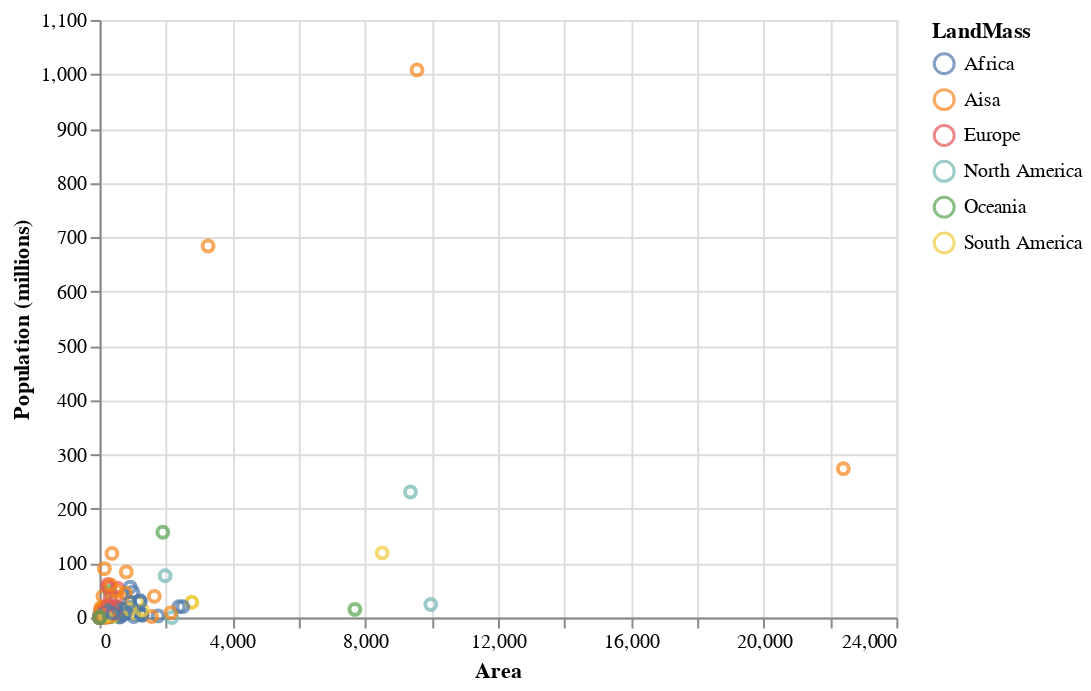

Write notebook code for a chart like this one.
### Code cell
brush = alt.selection_interval()

popPointsChart = alt.Chart(dataset).mark_point().encode(
    x ='Area',
    y ='Population (millions)',
    color = alt.condition(brush, 'LandMass', alt.value('lightgray')),
    tooltip = ['Country','LandMass','Area','Population (millions)']
).add_selection(
    brush
)

popPointsChart

### Figure 1 — Vega-Lite specification as saved in the notebook (floating-point values rounded to 4 significant figures; data arrays with more than 128 entries replaced by an {"elided": "..."} marker saying what was removed)
{"config": {"view": {"continuousWidth": 400, "continuousHeight": 300}}, "data": {"name": "data-597e2482e91f6c85ab048bb39976451d"}, "mark": "point", "encoding": {"color": {"condition": {"type": "nominal", "field": "LandMass", "selection": "selector019"}, "value": "lightgray"}, "tooltip": [{"type": "nominal", "field": "Country"}, {"type": "nominal", "field": "LandMass"}, {"type": "quantitative", "field": "Area"}, {"type": "quantitative", "field": "Population (millions)"}], "x": {"type": "quantitative", "field": "Area"}, "y": {"type": "quantitative", "field": "Population (millions)"}}, "selection": {"selector019": {"type": "interval"}}, "$schema": "https://vega.github.io/schema/vega-lite/v4.8.1.json", "datasets": {"data-597e2482e91f6c85ab048bb39976451d": {"elided": "194 records"}}}
